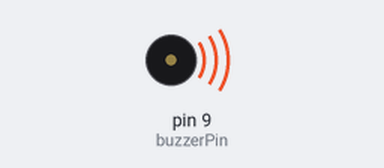
A sketch run on a simulated Arduino Uno, built with avr-gcc and run on an emulated ATmega328P. Parts: buzzer (waves = sounding).

Above: at 0.1 s.
Timing chart, 0 to 1.6 s (numbered marks = the images above):
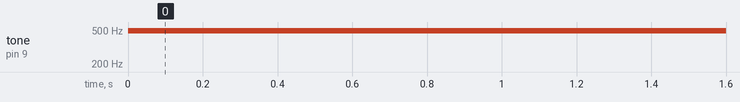

The sketch:

lab_piezo01.ino
```cpp
int buzzerPin = 9;

void setup() {
  pinMode(buzzerPin, OUTPUT);
  Serial.begin(9600);
}

void loop() {
  beep(); // Calls the beep method.
  delay(1000);
}

// The beep method, causes the piezo to beep once.
void beep() {
  analogWrite(buzzerPin, 20); // The value here can be anything between 0 and 255, test a few.
  delay(200); // Test with various values for delay.
  analogWrite(buzzerPin, 0); // This turns of the buzzer.
  delay(200); // Change here to.
}
```

Measured:
- by itself, tone on pin 9 (buzzerPin): silent → 490 Hz at 0.00 s
